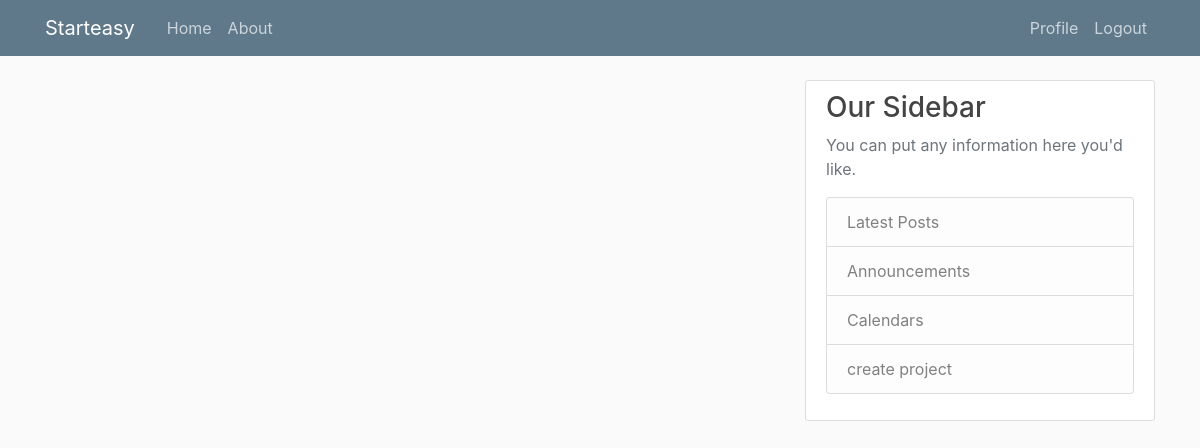
Before: / (signed in) with the older database file.
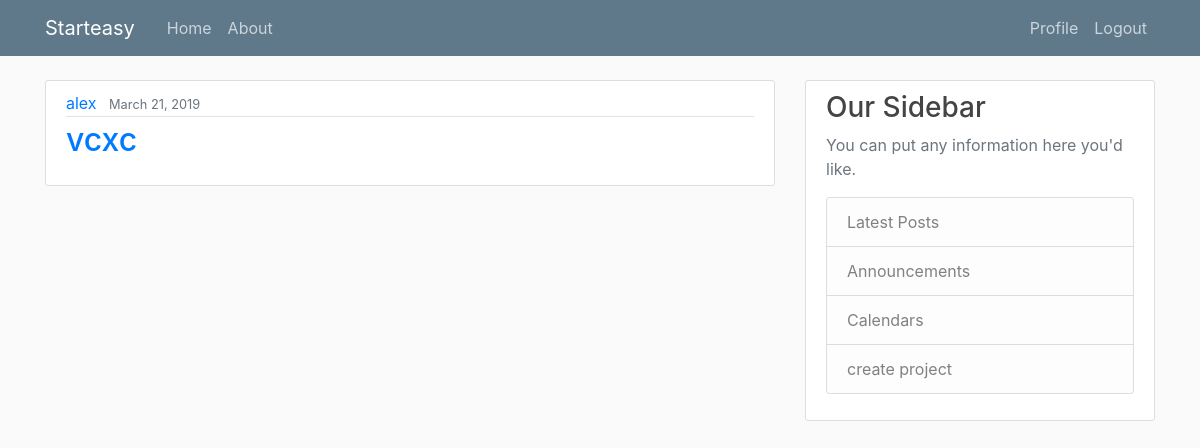
After: the same page with the newer database file.
### project/models.py (models this page shows, shortened)
class Post(models.Model):                                             # class that will represent our database
    title = models.CharField(max_length=100)
    customer = models.TextField(blank=True)
    pro = models.TextField(blank=True)
    goals = models.TextField(blank=True)
    problems = models.TextField(blank=True)
    connection = models.TextField(blank=True)
    yearly_work_plan = models.TextField(blank=True)
    cost_and_prodactivity = models.TextField(blank=True)
    date_posted = models.DateTimeField(default=timezone.now)
    author = models.ForeignKey(User, on_delete=models.CASCADE)        # every post has 1 author and author can have many posts
    user1 = models.TextField(blank=True)
    user2 = models.TextField(blank=True)
    user3 = models.TextField(blank=True)
    user4 = models.TextField(blank=True)
    client = models.TextField(blank=True)

### project/views.py (the view)
# urls.py: path('', views.home, name='project-home'),
def home(request):
    if request.user.is_authenticated:
        context = {
            'posts': Post.objects.filter(author=request.user) | Post.objects.filter(user1=request.user.username) | Post.objects.filter(user2=request.user.username) |
                     Post.objects.filter(user3=request.user.username) | Post.objects.filter(user4=request.user.username) | Post.objects.filter(client=request.user.username)
        }
        return render(request, 'project/home.html', context)
    return redirect('login')

### project/templates/project/home.html (shortened to what this page needs)
{% extends "project/base.html" %}
{% block content %}
    {% for post in posts %}
        <article class="media content-section">
          <div class="media-body">
            <div class="article-metadata">
              <a class="mr-2" href="#">{{ post.author }}</a>
              <small class="text-muted">{{ post.date_posted|date:"F d, Y" }}</small>
            </div>
            <h2><a href="{% url 'post_detail' pk=post.pk %}">{{ post.title }}</a></h2>
          </div>
        </article>
    {% endfor %}
{% endblock content %}

Changed rows visible on the page:
added Post: author "alex", date_posted "March 21, 2019", title "vcxc"
